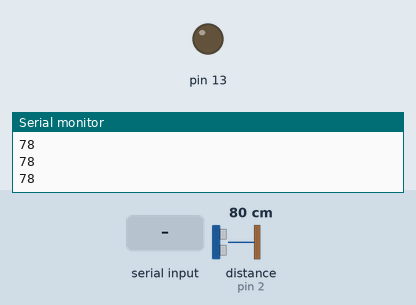
Recording of a sketch running on a simulated Arduino Uno, built with avr-gcc and run on an emulated ATmega328P. Parts: output pins drawn as LEDs (lit = HIGH), the last lines printed to the serial monitor. Wiring (inferred from the names in the program): ultrasonic range finder: trigger pin 3; echo pin 2. Inputs (shaded band) come from the test bench; at power-on: distance to the obstacle (sensor on pin 2) 80 cm. The echo pulse lasts 58.3 µs per cm; pins used as bus, display or sensor lines are not drawn.

Above: at 1.2 s.
1.3 s: "Y" received over Serial
At 3.7 s:
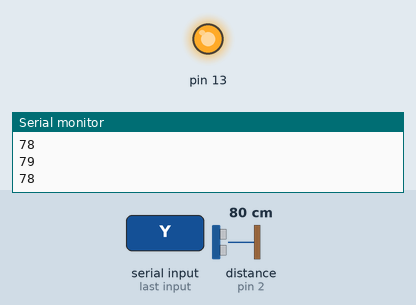
4.0 s: "N" received over Serial
At 6.2 s:
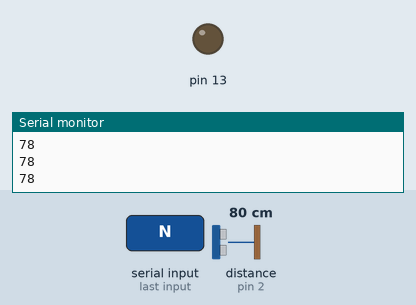
Timing chart, 0 to 7.7 s (numbered marks = the images above; inputs shaded):
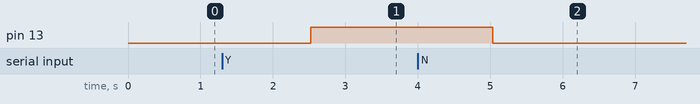

Measured:
- after the input at 1.3 s, pin 13: LOW → HIGH after 1.2 s
- after the input at 4.0 s, pin 13: HIGH → LOW after 1.0 s

The sketch:

Ultra_sonic_test.ino
```cpp
// ---------------------------------------------------------------- //
// Arduino Ultrasoninc Sensor HC-SR04
// Re-writed by Arbi Abdul Jabbaar
// Using Arduino IDE 1.8.7
// Using HC-SR04 Module
// Tested on 17 September 2019
// ---------------------------------------------------------------- //

#define echoPin 2 // attach pin D2 Arduino to pin Echo of HC-SR04
#define trigPin 3 //attach pin D3 Arduino to pin Trig of HC-SR04

// defines variables
long duration; // variable for the duration of sound wave travel
int distance; // variable for the distance measurement

void setup() {
  pinMode(13, OUTPUT);
  pinMode(trigPin, OUTPUT); // Sets the trigPin as an OUTPUT
  pinMode(echoPin, INPUT); // Sets the echoPin as an INPUT
  Serial.begin(9600); // // Serial Communication is starting with 9600 of baudrate speed

}
void loop() {
  String readString;
  String a;
  // Clears the trigPin condition
  digitalWrite(trigPin, LOW);
  delayMicroseconds(2);
  // Sets the trigPin HIGH (ACTIVE) for 10 microseconds
  digitalWrite(trigPin, HIGH);
  delayMicroseconds(10);
  digitalWrite(trigPin, LOW);
  // Reads the echoPin, returns the sound wave travel time in microseconds
  duration = pulseIn(echoPin, HIGH);
  // Calculating the distance
  distance = duration * 0.034 / 2; // Speed of sound wave divided by 2 (go and back)
  // Displays the distance on the Serial Monitor

  Serial.println(distance);
  if (Serial.available() > 0){
    a = Serial.readString();
     if (a == "Y") {
      digitalWrite(13, HIGH);
    }

    if (a == "N") {
      digitalWrite(13, LOW);
    }
  }

  delay(500);
}
```
